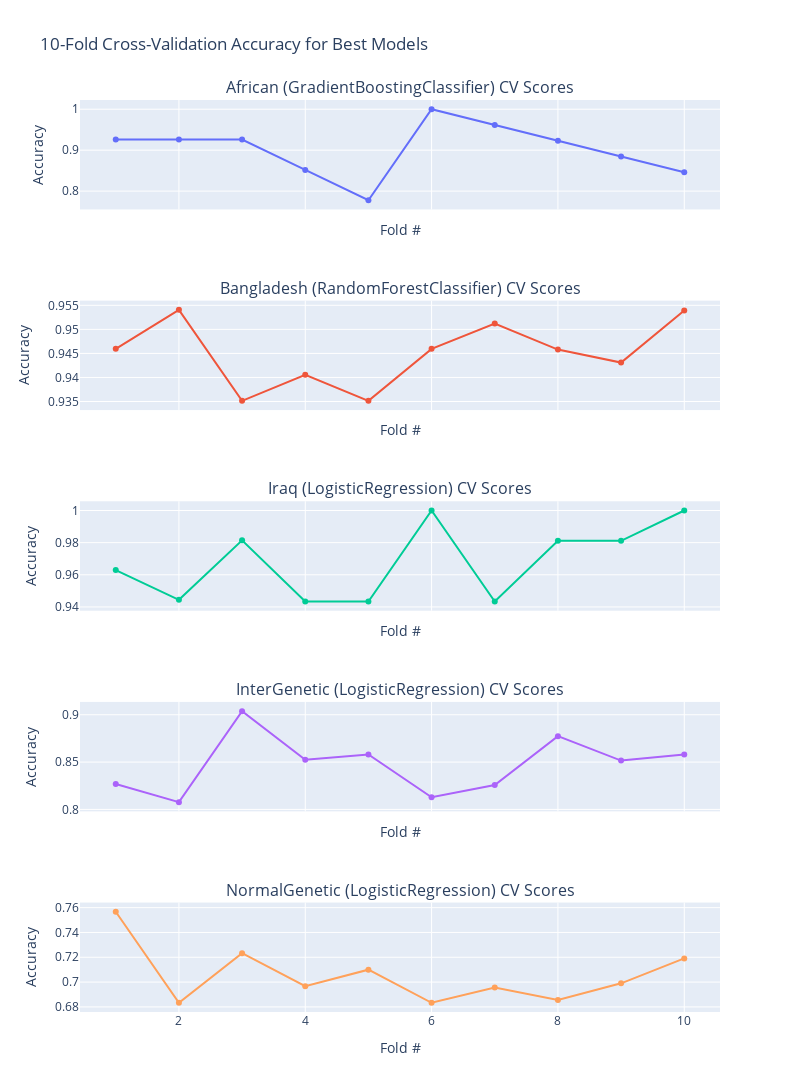

The cell this chart's notebook holds for it:
### Markdown cell above
## Subplots of Cross Validation for the best model

### Code cell
import numpy as np
from sklearn.model_selection import cross_val_score
import plotly.graph_objects as go
from plotly.subplots import make_subplots

# ── 1) Best models mapping (reuse from earlier) ───────────────────────────────
best_models_mapping = {
    "African":       GradientBoostingClassifier(random_state=rs),
    "Bangladesh":    RandomForestClassifier(random_state=42),
    "Iraq":          LogisticRegression(random_state=42, max_iter=1000),
    "InterGenetic":  LogisticRegression(random_state=42, max_iter=1000),
    "NormalGenetic": LogisticRegression(random_state=42, max_iter=1000),
}

# ── 2) CV datasets using our preprocessed training splits ──────────────────────
cv_datasets = {
    "African":       (X_train_african_sc,    y_train_african),
    "Bangladesh":    (X_train_bangladesh_sc, y_train_bangladesh),
    "Iraq":          (X_train_iraq_sc,       y_train_iraq),
    "InterGenetic":  (X_train_inter,         y_train_inter),
    "NormalGenetic": (X_train_normal,        y_train_normal),
}

cv_folds  = 10
cv_scores = {}

# ── 3) Perform cross-validation ────────────────────────────────────────────────
for name, (X_tr, y_tr) in cv_datasets.items():
    model = best_models_mapping[name]
    scores = cross_val_score(model, X_tr, y_tr, cv=cv_folds)
    cv_scores[name] = scores

# ── 4) Build subplots ─────────────────────────────────────────────────────────
fig = make_subplots(
    rows=len(cv_datasets), cols=1, shared_xaxes=True,
    subplot_titles=[
        f"{name} ({best_models_mapping[name].__class__.__name__}) CV Scores"
        for name in cv_datasets
    ]
)

# ── 5) Plot each dataset’s fold scores ────────────────────────────────────────
for i, (name, scores) in enumerate(cv_scores.items(), start=1):
    fig.add_trace(
        go.Scatter(
            x=list(range(1, cv_folds + 1)),
            y=scores,
            mode='lines+markers',
            name=name
        ),
        row=i, col=1
    )

# ── 6) Layout tweaks ──────────────────────────────────────────────────────────
fig.update_layout(
    height=300 * len(cv_datasets),
    width=800,
    title_text="10-Fold Cross-Validation Accuracy for Best Models",
    showlegend=False
)
fig.update_xaxes(title_text="Fold #")
fig.update_yaxes(title_text="Accuracy")

fig.show()

### Figure 1 — Plotly figure (JSON) as saved in the notebook; plotly's stock layout.template omitted (floating-point values rounded to 4 significant figures)
{"data": [{"mode": "lines+markers", "name": "African", "type": "scatter", "x": [1, 2, 3, 4, 5, 6, 7, 8, 9, 10], "xaxis": "x", "y": [0.9259, 0.9259, 0.9259, 0.8519, 0.7778, 1, 0.9615, 0.9231, 0.8846, 0.8462], "yaxis": "y"}, {"mode": "lines+markers", "name": "Bangladesh", "type": "scatter", "x": [1, 2, 3, 4, 5, 6, 7, 8, 9, 10], "xaxis": "x2", "y": [0.9459, 0.9541, 0.9351, 0.9405, 0.9351, 0.9459, 0.9512, 0.9458, 0.9431, 0.9539], "yaxis": "y2"}, {"mode": "lines+markers", "name": "Iraq", "type": "scatter", "x": [1, 2, 3, 4, 5, 6, 7, 8, 9, 10], "xaxis": "x3", "y": [0.963, 0.9444, 0.9815, 0.9434, 0.9434, 1, 0.9434, 0.9811, 0.9811, 1], "yaxis": "y3"}, {"mode": "lines+markers", "name": "InterGenetic", "type": "scatter", "x": [1, 2, 3, 4, 5, 6, 7, 8, 9, 10], "xaxis": "x4", "y": [0.8269, 0.8077, 0.9038, 0.8526, 0.8581, 0.8129, 0.8258, 0.8774, 0.8516, 0.8581], "yaxis": "y4"}, {"mode": "lines+markers", "name": "NormalGenetic", "type": "scatter", "x": [1, 2, 3, 4, 5, 6, 7, 8, 9, 10], "xaxis": "x5", "y": [0.7567, 0.6833, 0.7233, 0.6967, 0.71, 0.6833, 0.6957, 0.6856, 0.699, 0.7191], "yaxis": "y5"}], "layout": {"annotations": [{"font": {"size": 16}, "showarrow": false, "text": "African (GradientBoostingClassifier) CV Scores", "x": 0.5, "xanchor": "center", "xref": "paper", "y": 1, "yanchor": "bottom", "yref": "paper"}, {"font": {"size": 16}, "showarrow": false, "text": "Bangladesh (RandomForestClassifier) CV Scores", "x": 0.5, "xanchor": "center", "xref": "paper", "y": 0.78, "yanchor": "bottom", "yref": "paper"}, {"font": {"size": 16}, "showarrow": false, "text": "Iraq (LogisticRegression) CV Scores", "x": 0.5, "xanchor": "center", "xref": "paper", "y": 0.56, "yanchor": "bottom", "yref": "paper"}, {"font": {"size": 16}, "showarrow": false, "text": "InterGenetic (LogisticRegression) CV Scores", "x": 0.5, "xanchor": "center", "xref": "paper", "y": 0.34, "yanchor": "bottom", "yref": "paper"}, {"font": {"size": 16}, "showarrow": false, "text": "NormalGenetic (LogisticRegression) CV Scores", "x": 0.5, "xanchor": "center", "xref": "paper", "y": 0.12, "yanchor": "bottom", "yref": "paper"}], "height": 1500, "showlegend": false, "title": {"text": "10-Fold Cross-Validation Accuracy for Best Models"}, "width": 800, "xaxis": {"anchor": "y", "domain": [0, 1], "matches": "x5", "showticklabels": false, "title": {"text": "Fold #"}}, "xaxis2": {"anchor": "y2", "domain": [0, 1], "matches": "x5", "showticklabels": false, "title": {"text": "Fold #"}}, "xaxis3": {"anchor": "y3", "domain": [0, 1], "matches": "x5", "showticklabels": false, "title": {"text": "Fold #"}}, "xaxis4": {"anchor": "y4", "domain": [0, 1], "matches": "x5", "showticklabels": false, "title": {"text": "Fold #"}}, "xaxis5": {"anchor": "y5", "domain": [0, 1], "title": {"text": "Fold #"}}, "yaxis": {"anchor": "x", "domain": [0.88, 1], "title": {"text": "Accuracy"}}, "yaxis2": {"anchor": "x2", "domain": [0.66, 0.78], "title": {"text": "Accuracy"}}, "yaxis3": {"anchor": "x3", "domain": [0.44, 0.56], "title": {"text": "Accuracy"}}, "yaxis4": {"anchor": "x4", "domain": [0.22, 0.34], "title": {"text": "Accuracy"}}, "yaxis5": {"anchor": "x5", "domain": [0, 0.12], "title": {"text": "Accuracy"}}}}
